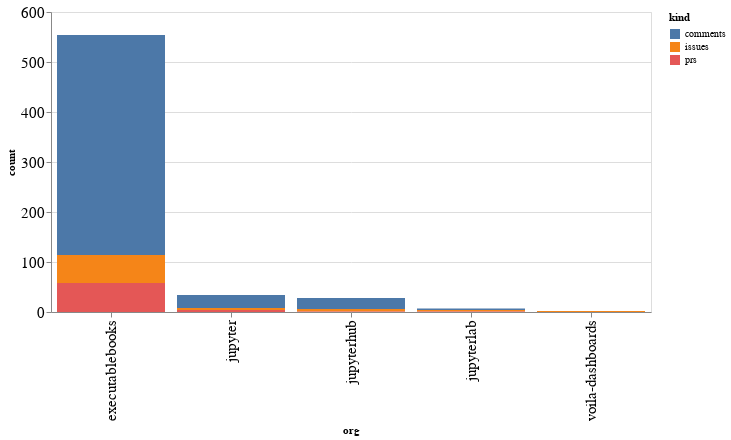

Notebook source saved alongside this figure:
### Code cell
alt.Chart(org_summaries, width=600).mark_bar().encode(
    x='org',
    y='count',
    color='kind',
    tooltip="org"
)

### Figure 1 — Vega-Lite specification as saved in the notebook (floating-point values rounded to 4 significant figures)
{"config": {"axisLeft": {"labelFontSize": 15}, "axisBottom": {"labelFontSize": 15}}, "data": {"name": "data-2886d2e5caec05b57a9f0a7b140f74e1"}, "mark": "bar", "encoding": {"color": {"type": "nominal", "field": "kind"}, "tooltip": {"type": "nominal", "field": "org"}, "x": {"type": "nominal", "field": "org"}, "y": {"type": "quantitative", "field": "count"}}, "width": 600, "$schema": "https://vega.github.io/schema/vega-lite/v4.8.1.json", "datasets": {"data-2886d2e5caec05b57a9f0a7b140f74e1": [{"org": "executablebooks", "kind": "comments", "count": 440}, {"org": "executablebooks", "kind": "issues", "count": 56}, {"org": "executablebooks", "kind": "prs", "count": 58}, {"org": "jupyter", "kind": "comments", "count": 26}, {"org": "jupyter", "kind": "issues", "count": 4}, {"org": "jupyter", "kind": "prs", "count": 4}, {"org": "jupyterhub", "kind": "comments", "count": 22}, {"org": "jupyterhub", "kind": "issues", "count": 5}, {"org": "jupyterhub", "kind": "prs", "count": 1}, {"org": "jupyterlab", "kind": "comments", "count": 3}, {"org": "jupyterlab", "kind": "issues", "count": 3}, {"org": "jupyterlab", "kind": "prs", "count": 1}, {"org": "voila-dashboards", "kind": "issues", "count": 2}]}}
